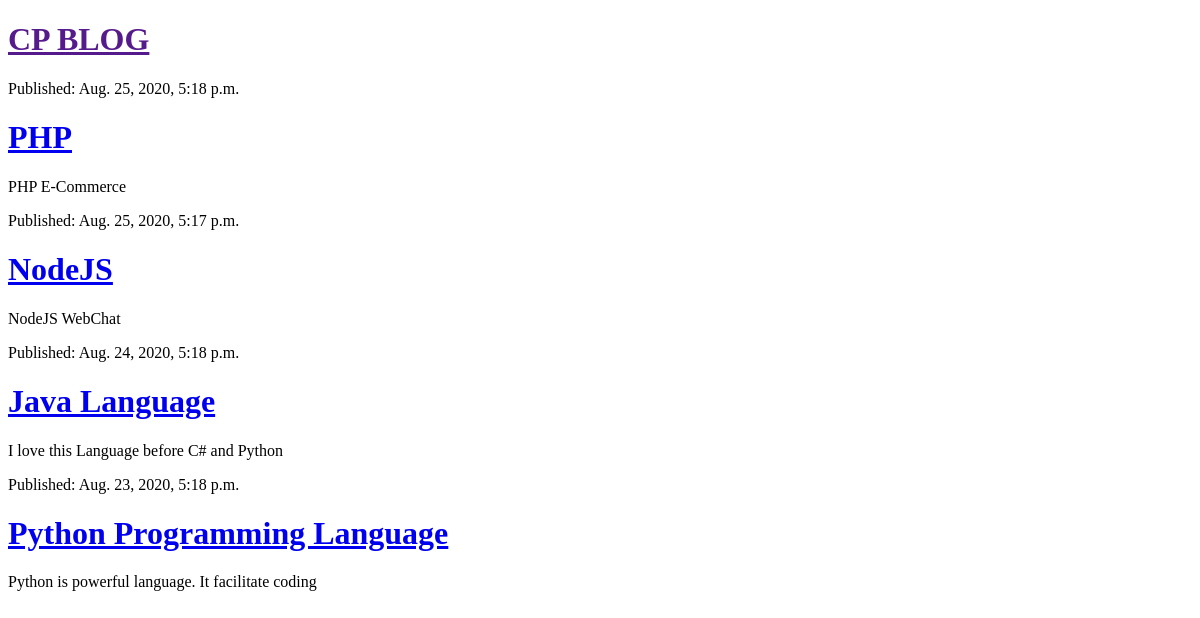
/, run on an earlier commit of the app's database.
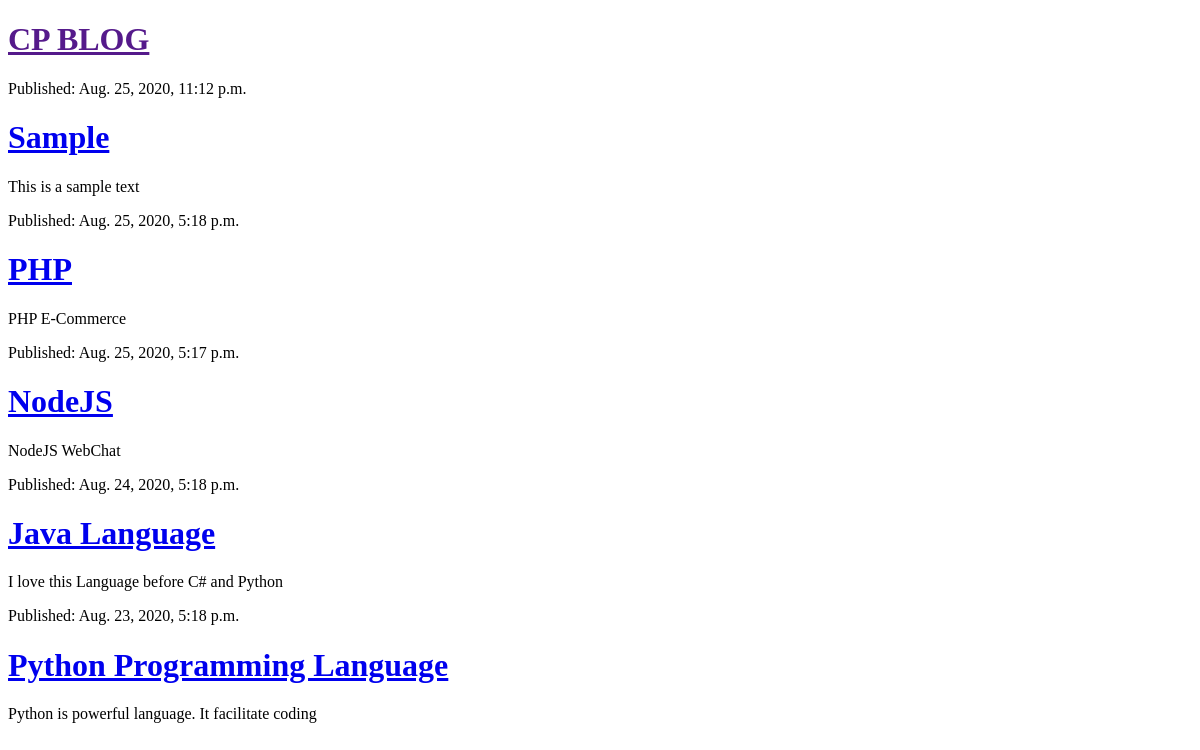
And on a later commit of the database.
### blog/models.py (models this page shows, shortened)
class Post(models.Model):
    author = models.ForeignKey("auth.User", on_delete= models.CASCADE)
    title = models.CharField(max_length=200)
    text = models.TextField(null=True)
    created_date = models.DateTimeField(default=timezone.now)
    published_date = models.DateTimeField(blank=True, null=True)

### blog/views.py (the view)
# urls.py: path('', views.post_list, name='post_list'),
def post_list(request):
    posts = Post.objects.filter(published_date__lte=timezone.now()).order_by('-published_date')
    stuff_for_frontend = {'posts': posts}
    return render(request, 'blog/post_list.html', stuff_for_frontend)

### blog/templates/blog/post_list.html (shortened to what this page needs)
<!DOCTYPE html>
<html lang="en">
<head>
</head>
<body>
    <h1><a href="">CP BLOG</a></h1>
    {% for post in posts %}
        <div>
            <p>Published: {{ post.published_date }}</p>
            <h1><a href="{% url 'post_detail' pk=post.pk %}">{{ post.title }}</a></h1>
            <p>{{ post.text|linebreaksbr }}</p>
        </div>
    {% endfor %}
</body>
</html>

What changed in the data, as far as the page shows it:
added Post: published_date "Aug. 25, 2020, 11:12 p.m.", title "Sample", text "This is a sample text"
